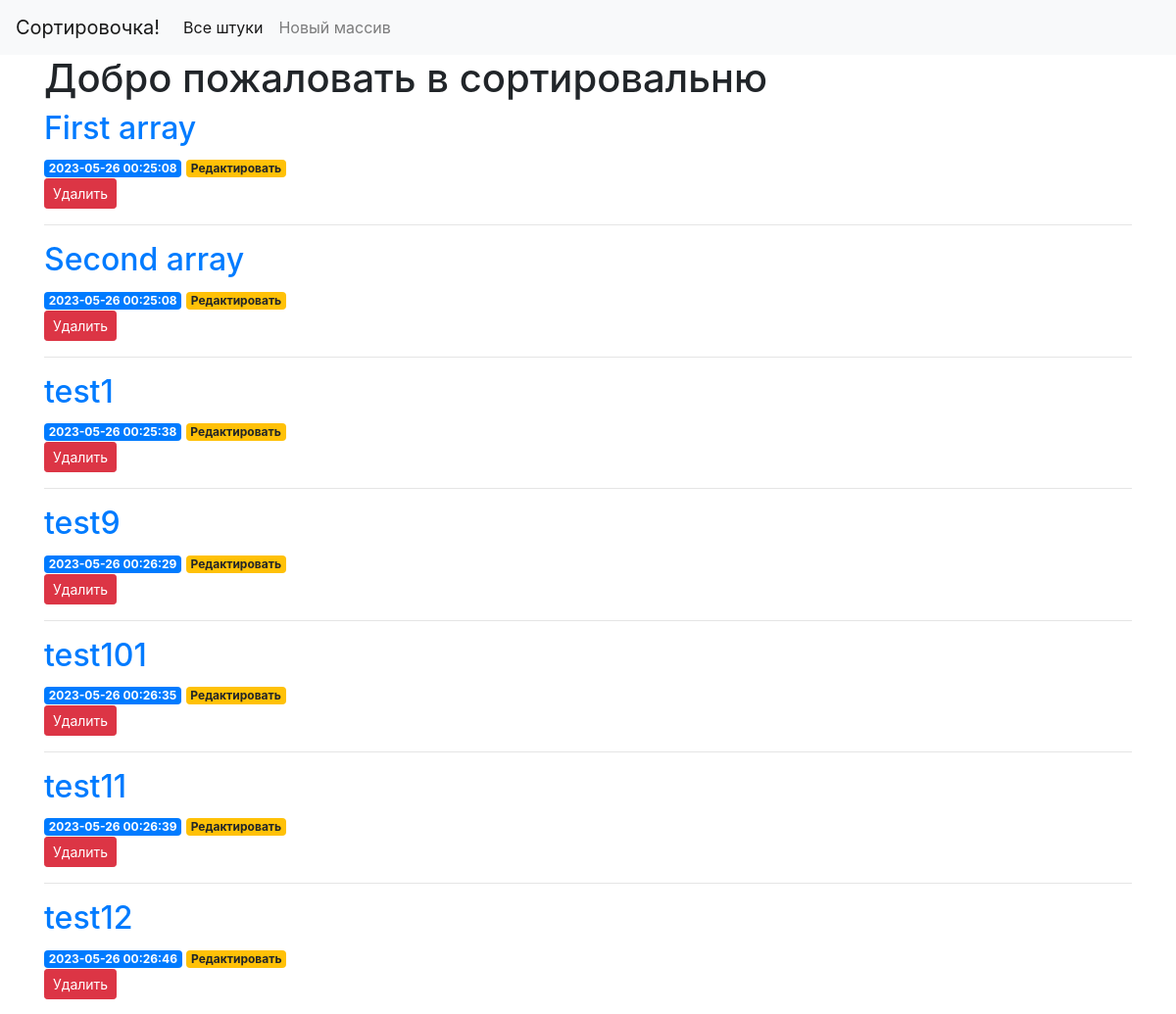
Before: / (upper part) with the older database file.
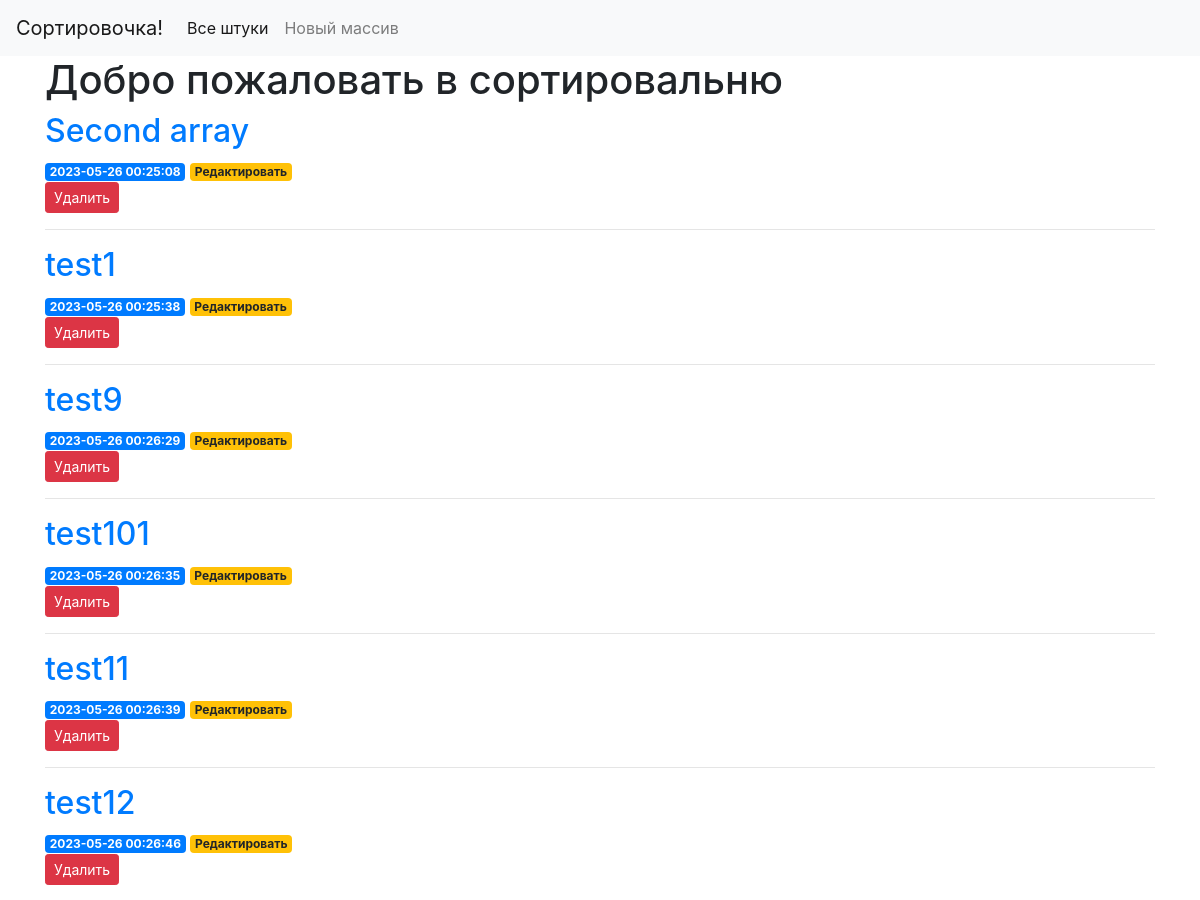
After: the same page with the newer database file.
### tables this page shows
CREATE TABLE arrays (
    id INTEGER PRIMARY KEY AUTOINCREMENT,
    created TIMESTAMP NOT NULL DEFAULT CURRENT_TIMESTAMP,
    title TEXT NOT NULL,
    content TEXT NOT NULL
);

### search/api/app.py (the view)
@app.route('/')
def index():
    try:
        conn = get_db_connection()
        arrays = conn.execute('SELECT * FROM arrays').fetchall()
        conn.close()
        return render_template('index.html', arrays=arrays)
    except Exception as error:
        abort(500)

### search/api/app.py (called while the page is built)
def get_db_connection():
    conn = sqlite3.connect('database.db')
    conn.row_factory = sqlite3.Row
    return conn

### search/api/templates/index.html
{% extends 'base.html' %}
{% block content %}
    <h1>{% block title %} Добро пожаловать в сортировальню {% endblock %}</h1>
    {% for array in arrays %}
        <a href="{{ url_for('array', array_id=array['id']) }}", id ="{{array['id']}}" >
            <h2>{{ array['title'] }}</h2>
        </a>
        <span class="badge badge-primary">{{ array['created'] }}</span>
        <a href="{{ url_for('edit', id=array['id']) }}">
            <span class="badge badge-warning">Редактировать</span>
        </a>
        <form action="{{ url_for('delete', id=array['id']) }}" method="POST">
            <input type="submit" value="Удалить"
                    class="btn btn-danger btn-sm"
                    onclick="return confirm('Ты действительно хочешь удалить этот великолепный массив?')">
        </form>
        <hr>
    {% endfor %}
{% endblock %}

### search/api/templates/base.html (shortened to what this page needs)
<!doctype html>
<html lang="en">
<head>
    <link rel="stylesheet" href="https://stackpath.bootstrapcdn.com/bootstrap/4.3.1/css/bootstrap.min.css"
>
</head>
<body>
    <nav class="navbar navbar-expand-md navbar-light bg-light">
        <a class="navbar-brand" href="{{ url_for('index')}}">Сортировочка!</a>
        <div class="collapse navbar-collapse" id="navbarNav">
            <ul class="navbar-nav">
                <li class="nav-item active">
                    <a class="nav-link" href="#">Все штуки</a>
                </li>
                <li class="nav-item">
                    <a class="nav-link" href="{{url_for('create')}}">Новый массив</a>
                </li>
            </ul>
        </div>
    </nav>
    <div class="container">
        {% block content %} {% endblock %}
    </div>
</body>
</html>

Changed rows visible on the page:
removed arrays: title "First array", created "2023-05-26 00:25:08"
